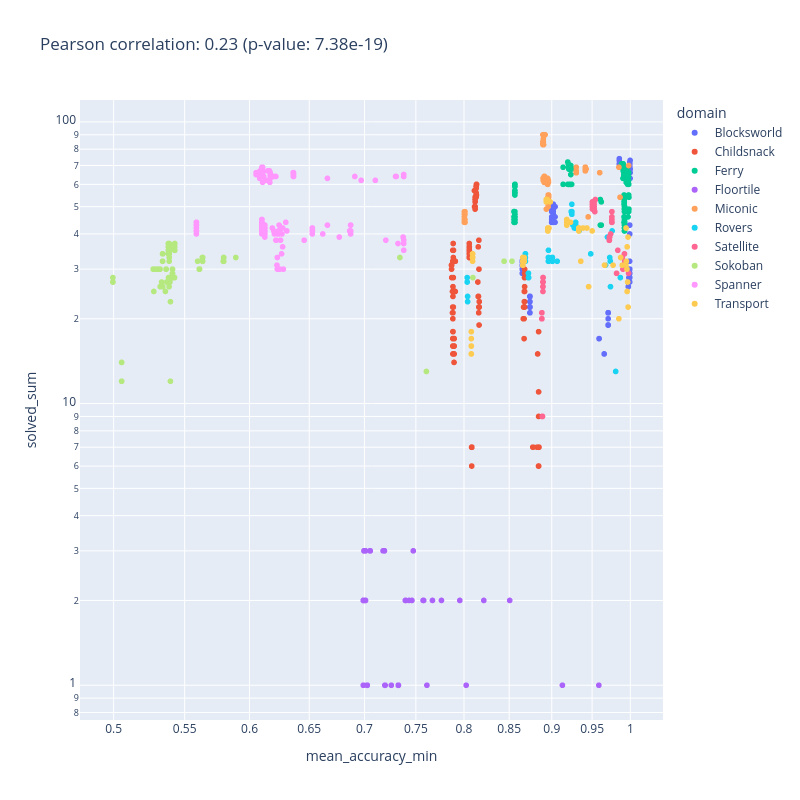

Notebook code for this chart:
### Code cell
# Now you can plot properly
W = 800
H = W

data = {k: [] for k in ["domain", "optimiser", "metric", "correlation", "correlation_pd", "pvalue"]}


def show_scatter(df_inn, x, optimiser, show_plot=0):
    for domain in DOMAINS + ["all"]:
        df_in = df_inn[df_inn.optimiser == optimiser]
        df_in = df_in[df_in[x] != -1]
        if domain != "all":
            df_in = df_in[df_in.domain == domain.capitalize()]
        y = "solved_sum"
        try:
            res = stats.pearsonr(df_in[x], df_in[y])
        except:
            continue
        data["domain"].append(domain)
        data["optimiser"].append(optimiser)
        data["metric"].append(x.replace("_min", ""))
        data["correlation"].append(res[0])
        data["correlation_pd"].append(df_in[x].corr(df_in[y]))
        data["pvalue"].append(res[1])
        if not show_plot or domain != "all":
            continue
        fig = px.scatter(
            df_in,
            x=x,
            y=y,
            log_x=True,
            log_y=True,
            color="domain",
            title=f"Pearson correlation: {res[0]:.2f} (p-value: {res[1]:.2e})",
        )
        fig.update_layout(width=W, height=H)
        save_dir = f"/home/dzc/manuscripts/ecai-25-hyperparameters/auto_plots/scatter"
        os.makedirs(save_dir, exist_ok=True)
        fig.write_image(
            f"{save_dir}/{x}-{optimiser}-{domain}.png",
            width=W,
            height=H,
        )
        fig.show()

show_scatter(df, "mean_accuracy_min", "rank-svm", show_plot=True)

optimisers = {
    "svr": "mse_loss",
    "gpr": "mse_loss",
    "rank-svm": "mean_accuracy",
    "rank-gpc": "mean_accuracy",
    "rank-lp": "obj_value",
}
for optimiser, metric in optimisers.items():
    print(optimiser)
    show_scatter(df, f"{metric}_min", optimiser)
    show_scatter(df, "n_colours_min", optimiser)
    show_scatter(df, "training_time_min", optimiser)

cdf = pd.DataFrame(data)
cdf["significant"] = cdf["pvalue"] < 0.05
# domains in column
for m in [
    "correlation",
    # "correlation_pd",
    "significant",
]:
    dff = cdf.pivot_table(index=["metric", "optimiser"], columns=["domain"], values=m)
    display(dff)

### Figure 1 — Plotly figure (JSON) as saved in the notebook; plotly's stock layout.template omitted (floating-point values rounded to 4 significant figures; data arrays with more than 128 entries replaced by an {"elided": "..."} marker saying what was removed)
{"data": [{"hovertemplate": "domain=Blocksworld<br>mean_accuracy_min=%{x}<br>solved_sum=%{y}<extra></extra>", "legendgroup": "Blocksworld", "marker": {"color": "#636efa", "symbol": "circle"}, "mode": "markers", "name": "Blocksworld", "showlegend": true, "type": "scattergl", "x": {"elided": "139 float values"}, "xaxis": "x", "y": {"elided": "139 int values"}, "yaxis": "y"}, {"hovertemplate": "domain=Childsnack<br>mean_accuracy_min=%{x}<br>solved_sum=%{y}<extra></extra>", "legendgroup": "Childsnack", "marker": {"color": "#EF553B", "symbol": "circle"}, "mode": "markers", "name": "Childsnack", "showlegend": true, "type": "scattergl", "x": {"elided": "229 float values"}, "xaxis": "x", "y": {"elided": "229 int values"}, "yaxis": "y"}, {"hovertemplate": "domain=Ferry<br>mean_accuracy_min=%{x}<br>solved_sum=%{y}<extra></extra>", "legendgroup": "Ferry", "marker": {"color": "#00cc96", "symbol": "circle"}, "mode": "markers", "name": "Ferry", "showlegend": true, "type": "scattergl", "x": {"elided": "174 float values"}, "xaxis": "x", "y": {"elided": "174 int values"}, "yaxis": "y"}, {"hovertemplate": "domain=Floortile<br>mean_accuracy_min=%{x}<br>solved_sum=%{y}<extra></extra>", "legendgroup": "Floortile", "marker": {"color": "#ab63fa", "symbol": "circle"}, "mode": "markers", "name": "Floortile", "showlegend": true, "type": "scattergl", "x": [0.7009, 0.7009, 0.6996, 0.6996, 0.6996, 0.6996, 0.6996, 0.7009, 0.6996, 0.6996, 0.7009, 0.7009, 0.6996, 0.6996, 0.6996, 0.6996, 0.6996, 0.7009, 0.6996, 0.6996, 0.8023, 0.746, 0.9778, 0.8506, 0.7025, 0.7025, 0.699, 0.699, 0.699, 0.699, 0.699, 0.7025, 0.699, 0.699, 0.7025, 0.7025, 0.699, 0.699, 0.699, 0.699, 0.699, 0.7025, 0.699, 0.699, 0.7196, 0.7196, 0.7196, 0.7196, 0.7196, 0.7196, 0.7196, 0.7196, 0.7053, 0.7053, 0.7053, 0.7053, 0.7053, 0.7053, 0.7053, 0.7053, 0.7326, 0.7326, 0.7326, 0.7326, 0.7326, 0.7326, 0.7326, 0.7326, 0.7189, 0.7189, 0.7189, 0.7189, 0.7189, 0.7189, 0.7189, 0.7189, 0.7257, 0.9129, 0.9884, 0.7177, 0.7398, 0.7398, 0.7394, 0.7432, 0.7572, 0.7579, 0.7669, 0.7612, 0.9586, 0.7474, 0.7762, 0.7955, 0.8215], "xaxis": "x", "y": [2, 2, 3, 3, 3, 3, 3, 3, 3, 3, 2, 3, 3, 3, 3, 3, 3, 3, 3, 3, 1, 2, 0, 2, 1, 1, 2, 2, 2, 2, 1, 1, 2, 2, 1, 1, 2, 2, 2, 2, 2, 1, 1, 2, 1, 1, 1, 1, 1, 1, 1, 1, 3, 3, 3, 3, 3, 3, 3, 3, 1, 1, 1, 1, 1, 1, 1, 1, 3, 3, 3, 3, 3, 3, 3, 3, 1, 1, 0, 3, 2, 2, 2, 2, 2, 2, 2, 1, 1, 3, 2, 2, 2], "yaxis": "y"}, {"hovertemplate": "domain=Miconic<br>mean_accuracy_min=%{x}<br>solved_sum=%{y}<extra></extra>", "legendgroup": "Miconic", "marker": {"color": "#FFA15A", "symbol": "circle"}, "mode": "markers", "name": "Miconic", "showlegend": true, "type": "scattergl", "x": {"elided": "161 float values"}, "xaxis": "x", "y": {"elided": "161 int values"}, "yaxis": "y"}, {"hovertemplate": "domain=Rovers<br>mean_accuracy_min=%{x}<br>solved_sum=%{y}<extra></extra>", "legendgroup": "Rovers", "marker": {"color": "#19d3f3", "symbol": "circle"}, "mode": "markers", "name": "Rovers", "showlegend": true, "type": "scattergl", "x": [0.8039, 0.8723, 0.8722, 0.8723, 0.8039, 0.8723, 0.8722, 0.8723, 0.9805, 0.9737, 0.9867, 0.8034, 0.8687, 0.8687, 0.8687, 0.8034, 0.8687, 0.8687, 0.8687, 0.896, 0.896, 0.896, 0.896, 0.896, 0.896, 0.896, 0.896, 0.9237, 0.9245, 0.9245, 0.9245, 0.9245, 0.9245, 0.9245, 0.9245, 0.9007, 0.9007, 0.9007, 0.9007, 0.9007, 0.9007, 0.9007, 0.9007, 0.9276, 0.9293, 0.9293, 0.9293, 0.9293, 0.9293, 0.9293, 0.9293, 0.9065, 0.9258, 0.9482, 0.9673, 0.9735, 0.9727, 0.9336, 0.9698, 0.9758], "xaxis": "x", "y": [24, 28, 29, 28, 23, 28, 29, 28, 13, 26, 28, 27, 33, 34, 32, 28, 34, 34, 32, 33, 32, 32, 33, 32, 35, 33, 33, 48, 47, 48, 47, 48, 48, 51, 48, 32, 32, 33, 33, 32, 32, 32, 33, 42, 43, 43, 42, 42, 42, 43, 44, 32, 43, 34, 31, 32, 33, 41, 39, 41], "yaxis": "y"}, {"hovertemplate": "domain=Satellite<br>mean_accuracy_min=%{x}<br>solved_sum=%{y}<extra></extra>", "legendgroup": "Satellite", "marker": {"color": "#FF6692", "symbol": "circle"}, "mode": "markers", "name": "Satellite", "showlegend": true, "type": "scattergl", "x": [0.8887, 0.8881, 0.8881, 0.8887, 0.8881, 0.8887, 0.8881, 0.8881, 0.8887, 0.8881, 0.9976, 0.9901, 0.8895, 0.8894, 0.8894, 0.8895, 0.8894, 0.8895, 0.8894, 0.8894, 0.8895, 0.8894, 0.9535, 0.9525, 0.9525, 0.9525, 0.9525, 0.9525, 0.9525, 0.9525, 0.9512, 0.9505, 0.9505, 0.9505, 0.9505, 0.9505, 0.9505, 0.9505, 0.9755, 0.9756, 0.9756, 0.9756, 0.9756, 0.9756, 0.9756, 0.9756, 0.9726, 0.9722, 0.9722, 0.9722, 0.9722, 0.9722, 0.9722, 0.9722, 0.9542, 0.9894, 0.9514, 0.9817, 0.9922, 0.9834, 0.9739, 0.9925], "xaxis": "x", "y": [9, 20, 21, 9, 20, 9, 20, 21, 9, 20, 29, 30, 28, 26, 26, 28, 27, 27, 26, 25, 28, 27, 48, 49, 49, 50, 49, 51, 52, 50, 49, 51, 50, 49, 51, 52, 50, 52, 45, 45, 44, 44, 48, 44, 46, 44, 39, 38, 38, 39, 38, 38, 38, 39, 53, 33, 50, 29, 34, 35, 40, 32], "yaxis": "y"}, {"hovertemplate": "domain=Sokoban<br>mean_accuracy_min=%{x}<br>solved_sum=%{y}<extra></extra>", "legendgroup": "Sokoban", "marker": {"color": "#B6E880", "symbol": "circle"}, "mode": "markers", "name": "Sokoban", "showlegend": true, "type": "scattergl", "x": {"elided": "168 float values"}, "xaxis": "x", "y": {"elided": "168 int values"}, "yaxis": "y"}, {"hovertemplate": "domain=Spanner<br>mean_accuracy_min=%{x}<br>solved_sum=%{y}<extra></extra>", "legendgroup": "Spanner", "marker": {"color": "#FF97FF", "symbol": "circle"}, "mode": "markers", "name": "Spanner", "showlegend": true, "type": "scattergl", "x": {"elided": "239 float values"}, "xaxis": "x", "y": {"elided": "239 int values"}, "yaxis": "y"}, {"hovertemplate": "domain=Transport<br>mean_accuracy_min=%{x}<br>solved_sum=%{y}<extra></extra>", "legendgroup": "Transport", "marker": {"color": "#FECB52", "symbol": "circle"}, "mode": "markers", "name": "Transport", "showlegend": true, "type": "scattergl", "x": [0.8079, 0.8079, 0.8656, 0.8656, 0.8657, 0.8656, 0.8079, 0.8656, 0.8656, 0.8657, 0.8079, 0.8079, 0.8656, 0.8656, 0.8657, 0.8656, 0.8079, 0.8656, 0.8656, 0.8657, 0.9456, 0.9357, 0.9957, 0.997, 0.9847, 0.9964, 0.8093, 0.8093, 0.8673, 0.8673, 0.8673, 0.8673, 0.8093, 0.8673, 0.8673, 0.8673, 0.8093, 0.8093, 0.8673, 0.8673, 0.8673, 0.8673, 0.8093, 0.8673, 0.8673, 0.8673, 0.8953, 0.8953, 0.8953, 0.8953, 0.8953, 0.8953, 0.8953, 0.8953, 0.8982, 0.8934, 0.8934, 0.8934, 0.8934, 0.8934, 0.8934, 0.8934, 0.9333, 0.9333, 0.9333, 0.9333, 0.9333, 0.9333, 0.9333, 0.9333, 0.9199, 0.9183, 0.9183, 0.9183, 0.9183, 0.9183, 0.9183, 0.9183, 0.8966, 0.9501, 0.9943, 0.8947, 0.9434, 0.966, 0.9771, 0.9891, 0.9941, 0.9955, 0.9385, 0.9969, 0.9228, 0.9664, 0.987, 0.9947, 0.9957], "xaxis": "x", "y": [15, 18, 32, 32, 31, 31, 16, 33, 31, 31, 17, 15, 31, 33, 32, 32, 16, 32, 31, 31, 26, 32, 25, 22, 20, 27, 33, 33, 32, 32, 32, 32, 33, 32, 32, 32, 34, 32, 32, 32, 33, 32, 34, 32, 32, 32, 41, 41, 41, 41, 42, 42, 42, 42, 52, 53, 53, 53, 53, 53, 53, 52, 42, 41, 41, 42, 41, 42, 42, 42, 44, 44, 43, 45, 44, 43, 45, 45, 42, 41, 42, 53, 42, 31, 31, 31, 31, 30, 42, 39, 44, 31, 33, 32, 36], "yaxis": "y"}], "layout": {"height": 800, "legend": {"title": {"text": "domain"}, "tracegroupgap": 0}, "title": {"text": "Pearson correlation: 0.23 (p-value: 7.38e-19)"}, "width": 800, "xaxis": {"anchor": "y", "domain": [0, 1], "title": {"text": "mean_accuracy_min"}, "type": "log"}, "yaxis": {"anchor": "x", "domain": [0, 1], "title": {"text": "solved_sum"}, "type": "log"}}}
